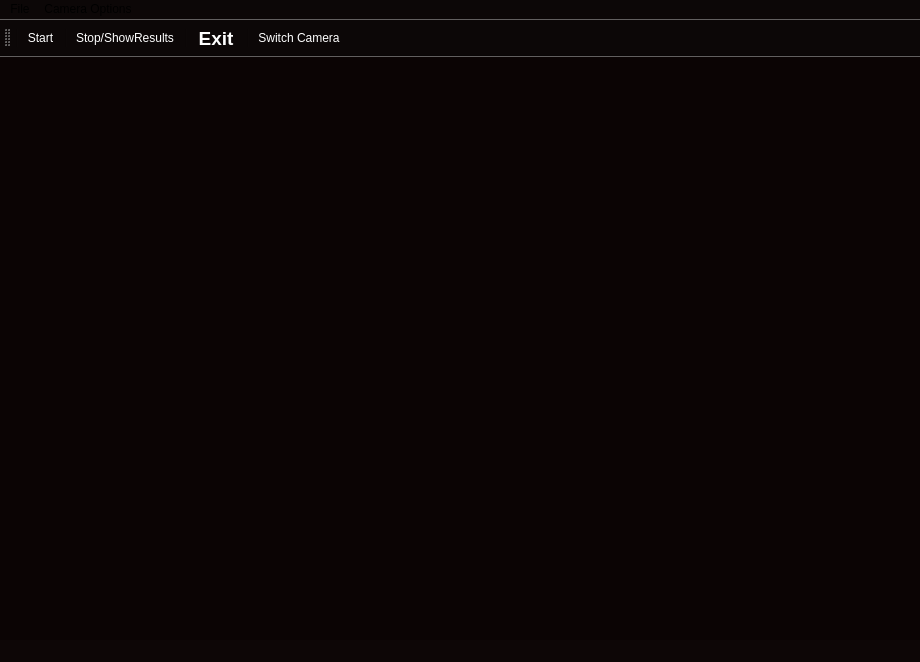
<?xml version="1.0" encoding="UTF-8"?>
<ui version="4.0">
 <class>qMainWindow</class>
 <widget class="QMainWindow" name="qMainWindow">
  <property name="geometry">
   <rect>
    <x>0</x>
    <y>0</y>
    <width>920</width>
    <height>662</height>
   </rect>
  </property>
  <property name="windowTitle">
   <string>qMainWindow</string>
  </property>
  <property name="styleSheet">
   <string notr="true">background-color: rgb(12, 5, 5);</string>
  </property>
  <widget class="QWidget" name="centralWidget">
   <property name="styleSheet">
    <string notr="true">background-color: rgb(11, 4, 4);</string>
   </property>
   <layout class="QGridLayout" name="gridLayout">
    <item row="0" column="0">
     <widget class="QtOpencvViewerGL" name="openCVviewer" native="true">
      <property name="toolTip">
       <string/>
      </property>
      <property name="styleSheet">
       <string notr="true">background-color: rgb(11, 4, 4);</string>
      </property>
     </widget>
    </item>
   </layout>
  </widget>
  <widget class="QMenuBar" name="menuBar">
   <property name="geometry">
    <rect>
     <x>0</x>
     <y>0</y>
     <width>920</width>
     <height>25</height>
    </rect>
   </property>
   <property name="styleSheet">
    <string notr="true">background-color: rgb(12, 7, 7);</string>
   </property>
   <widget class="QMenu" name="menuFile">
    <property name="title">
     <string>File</string>
    </property>
    <addaction name="actionStart"/>
    <addaction name="actionStop"/>
    <addaction name="actionPause"/>
    <addaction name="actionFullscreen"/>
   </widget>
   <widget class="QMenu" name="menuCamera_Options">
    <property name="title">
     <string>Camera Options</string>
    </property>
    <addaction name="action_Vertical_Flip"/>
    <addaction name="action_Horizontal_Flip"/>
   </widget>
   <addaction name="menuFile"/>
   <addaction name="menuCamera_Options"/>
  </widget>
  <widget class="QToolBar" name="mainToolBar">
   <property name="enabled">
    <bool>true</bool>
   </property>
   <property name="styleSheet">
    <string notr="true">color: rgb(255, 255, 255);
background-color: rgb(12, 7, 7);</string>
   </property>
   <attribute name="toolBarArea">
    <enum>TopToolBarArea</enum>
   </attribute>
   <attribute name="toolBarBreak">
    <bool>false</bool>
   </attribute>
   <addaction name="separator"/>
   <addaction name="actionStart_Activity"/>
   <addaction name="separator"/>
   <addaction name="actionStop_2"/>
   <addaction name="separator"/>
   <addaction name="actionQuit"/>
   <addaction name="separator"/>
   <addaction name="actionSwitch_Camera"/>
  </widget>
  <widget class="QStatusBar" name="statusBar">
   <property name="styleSheet">
    <string notr="true">background-color: rgb(13, 6, 6);
color: rgb(255, 255, 255);</string>
   </property>
  </widget>
  <action name="actionStart">
   <property name="icon">
    <iconset resource="resources.qrc">
     <normaloff>:/icons/images/play.png</normaloff>:/icons/images/play.png</iconset>
   </property>
   <property name="text">
    <string>Start</string>
   </property>
   <property name="toolTip">
    <string>Start</string>
   </property>
   <property name="shortcut">
    <string>Return</string>
   </property>
  </action>
  <action name="actionStop">
   <property name="enabled">
    <bool>true</bool>
   </property>
   <property name="icon">
    <iconset resource="resources.qrc">
     <normaloff>:/icons/images/stop.png</normaloff>:/icons/images/stop.png</iconset>
   </property>
   <property name="text">
    <string>Stop</string>
   </property>
   <property name="toolTip">
    <string>Stop</string>
   </property>
   <property name="shortcut">
    <string>Esc</string>
   </property>
  </action>
  <action name="actionPause">
   <property name="enabled">
    <bool>true</bool>
   </property>
   <property name="icon">
    <iconset resource="resources.qrc">
     <normaloff>:/icons/images/pause.png</normaloff>:/icons/images/pause.png</iconset>
   </property>
   <property name="text">
    <string>Pause</string>
   </property>
   <property name="toolTip">
    <string>Pause</string>
   </property>
   <property name="shortcut">
    <string>P</string>
   </property>
  </action>
  <action name="actionFullscreen">
   <property name="enabled">
    <bool>true</bool>
   </property>
   <property name="icon">
    <iconset resource="resources.qrc">
     <normaloff>:/icons/images/fullscreen.png</normaloff>:/icons/images/fullscreen.png</iconset>
   </property>
   <property name="text">
    <string>fullscreen</string>
   </property>
   <property name="toolTip">
    <string>fullscreen</string>
   </property>
   <property name="shortcut">
    <string>Alt+Return</string>
   </property>
  </action>
  <action name="actionStart_Activity">
   <property name="enabled">
    <bool>false</bool>
   </property>
   <property name="text">
    <string>Start</string>
   </property>
   <property name="toolTip">
    <string>Start the activity</string>
   </property>
  </action>
  <action name="actionStop_2">
   <property name="enabled">
    <bool>false</bool>
   </property>
   <property name="text">
    <string>Stop/ShowResults</string>
   </property>
   <property name="toolTip">
    <string>Stop Activity</string>
   </property>
  </action>
  <action name="actionFull_Screen">
   <property name="enabled">
    <bool>false</bool>
   </property>
   <property name="text">
    <string>Full Screen</string>
   </property>
   <property name="toolTip">
    <string>Full screen</string>
   </property>
  </action>
  <action name="actionQuit">
   <property name="enabled">
    <bool>true</bool>
   </property>
   <property name="text">
    <string>Exit</string>
   </property>
   <property name="toolTip">
    <string>exit the application</string>
   </property>
   <property name="font">
    <font>
     <pointsize>14</pointsize>
     <weight>75</weight>
     <italic>false</italic>
     <bold>true</bold>
     <underline>false</underline>
     <strikeout>false</strikeout>
     <kerning>true</kerning>
    </font>
   </property>
  </action>
  <action name="actionNext_Level">
   <property name="enabled">
    <bool>true</bool>
   </property>
   <property name="text">
    <string>Next Level</string>
   </property>
   <property name="toolTip">
    <string>Proceed to next Level</string>
   </property>
  </action>
  <action name="action_Vertical_Flip">
   <property name="checkable">
    <bool>true</bool>
   </property>
   <property name="text">
    <string>&amp;Vertical Flip</string>
   </property>
   <property name="toolTip">
    <string>Vertical Mirror</string>
   </property>
  </action>
  <action name="action_Horizontal_Flip">
   <property name="checkable">
    <bool>true</bool>
   </property>
   <property name="text">
    <string>&amp;Horizontal Flip</string>
   </property>
   <property name="toolTip">
    <string>Horizontal Mirror</string>
   </property>
  </action>
  <action name="actionSwitch_Camera">
   <property name="checkable">
    <bool>true</bool>
   </property>
   <property name="checked">
    <bool>false</bool>
   </property>
   <property name="text">
    <string>Switch Camera</string>
   </property>
   <property name="toolTip">
    <string>Switch to auxilarry camera</string>
   </property>
   <property name="shortcut">
    <string>Ctrl+S</string>
   </property>
  </action>
 </widget>
 <layoutdefault spacing="6" margin="11"/>
 <customwidgets>
  <customwidget>
   <class>QtOpencvViewerGL</class>
   <extends>QWidget</extends>
   <header location="global">qtopencvviewergl.h</header>
   <container>1</container>
  </customwidget>
 </customwidgets>
 <resources>
  <include location="resources.qrc"/>
 </resources>
 <connections/>
</ui>
